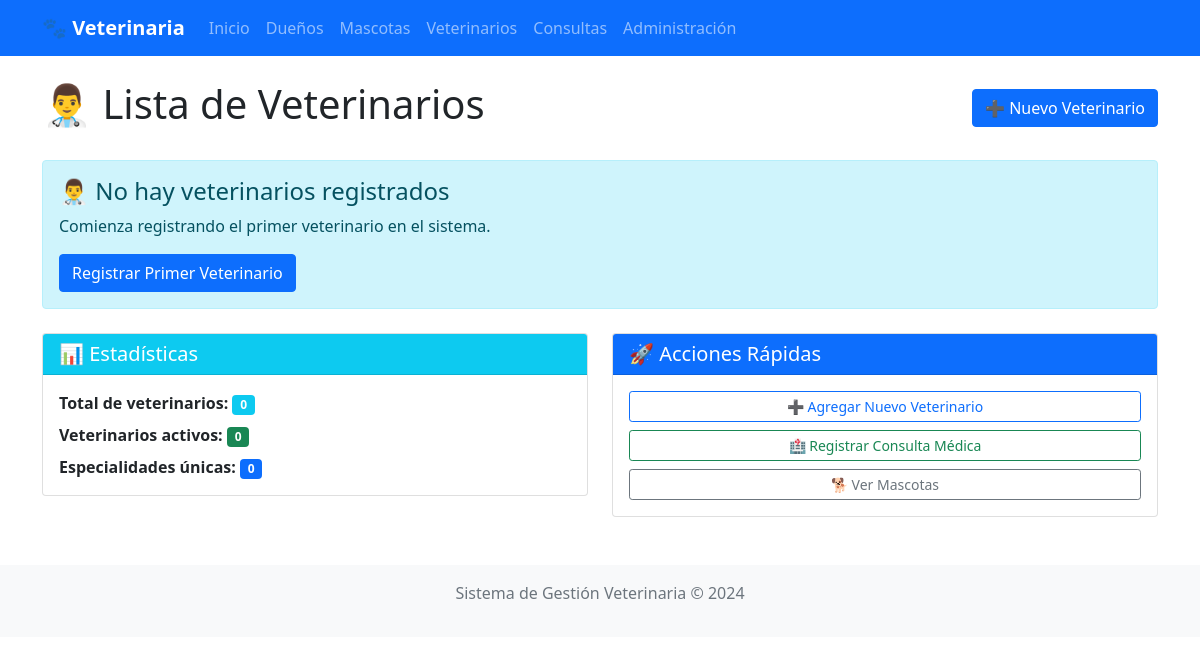
/veterinarios/, run on an earlier commit of the app's database.
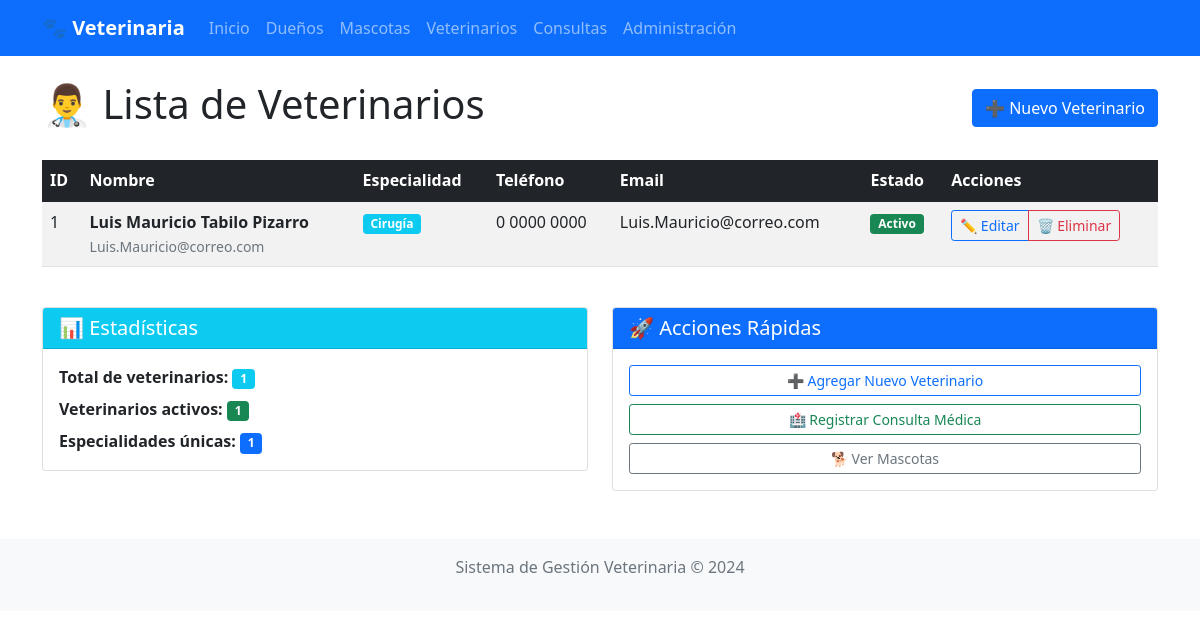
And on a later commit of the database.
### clinica/models.py (models this page shows, shortened)
class Persona(models.Model):
    nombre = models.CharField(max_length=100)
    telefono = models.CharField(max_length=20, blank=True, null=True)
    email = models.EmailField(blank=True, null=True)
    class Meta:
        abstract = True

class Veterinario(Persona):
    especialidad = models.CharField(max_length=100, blank=True, null=True)
    activo = models.BooleanField(default=True)

### clinica/views.py (the view)
# urls.py: path('veterinarios/', views.lista_veterinarios, name='lista_veterinarios'),
def lista_veterinarios(request):
    veterinarios = Veterinario.objects.all().order_by('nombre')
    veterinarios_activos = Veterinario.objects.filter(activo=True).count()
    especialidades_unicas = Veterinario.objects.exclude(especialidad__isnull=True).exclude(especialidad='').values_list('especialidad', flat=True).distinct().count()
    return render(request, 'clinica/lista_veterinarios.html', {
        'veterinarios': veterinarios,
        'veterinarios_activos': veterinarios_activos,
        'especialidades_unicas': especialidades_unicas
    })

### templates/clinica/lista_veterinarios.html (shortened to what the changed rows need)
{% extends 'base.html' %}
{% block content %}
<div class="d-flex justify-content-between align-items-center mb-4">
    <h1>👨‍⚕️ Lista de Veterinarios</h1>
</div>
{% if veterinarios %}
<div class="table-responsive">
    <table class="table table-striped table-hover">
        <thead class="table-dark">
            <tr>
                <th>ID</th>
                <th>Nombre</th>
                <th>Especialidad</th>
                <th>Teléfono</th>
                <th>Email</th>
                <th>Estado</th>
                <th>Acciones</th>
            </tr>
        </thead>
        <tbody>
            {% for veterinario in veterinarios %}
            <tr>
                <td>{{ veterinario.id }}</td>
                <td>
                    <strong>{{ veterinario.nombre }}</strong>
                    {% if veterinario.email %}
                        <br>
                        <small class="text-muted">{{ veterinario.email }}</small>
                    {% endif %}
                </td>
                <td>
                    {% if veterinario.especialidad %}
                        <span class="badge bg-info">{{ veterinario.especialidad }}</span>
                    {% else %}
                        <span class="text-muted">-</span>
                    {% endif %}
                </td>
                <td>
                    {% if veterinario.telefono %}
                        {{ veterinario.telefono }}
                    {% else %}
                        <span class="text-muted">-</span>
                    {% endif %}
                </td>
                <td>
                    {% if veterinario.email %}
                        {{ veterinario.email }}
                    {% else %}
                        <span class="text-muted">-</span>
                    {% endif %}
                </td>
                <td>
                    {% if veterinario.activo %}
                        <span class="badge bg-success">Activo</span>
                    {% else %}
                        <span class="badge bg-secondary">Inactivo</span>
                    {% endif %}
                </td>
                <td>
                    <div class="btn-group btn-group-sm">
                        <a href="{% url 'editar_veterinario' veterinario.id %}"
                           class="btn btn-outline-primary"
                           title="Editar veterinario">
                            ✏️ Editar
                        </a>
                        <button type="button"
                                class="btn btn-outline-danger"
                                title="Eliminar veterinario"
                                data-bs-toggle="modal"
                                data-bs-target="#confirmarEliminar{{ veterinario.id }}">
                            🗑️ Eliminar
                        </button>
                    </div>
                </td>
            </tr>
            {% endfor %}
        </tbody>
    </table>
</div>
{% else %}
<div class="alert alert-info">
    <div class="d-flex">
        <div class="flex-grow-1">
            <h4>👨‍⚕️ No hay veterinarios registrados</h4>
            <p class="mb-3">Comienza registrando el primer veterinario en el sistema.</p>
            <a href="{% url 'agregar_veterinario' %}" class="btn btn-primary">
                Registrar Primer Veterinario
            </a>
        </div>
    </div>
</div>
{% endif %}
<div class="row mt-4">
    <div class="col-md-6">
        <div class="card">
            <div class="card-body">
                <p class="mb-2">
                    <strong>Total de veterinarios:</strong>
                    <span class="badge bg-info">{{ veterinarios|length }}</span>
                </p>
                <p class="mb-2">
                    <strong>Veterinarios activos:</strong>
                    <span class="badge bg-success">{{ veterinarios_activos }}</span>
                </p>
                <p class="mb-0">
                    <strong>Especialidades únicas:</strong>
                    <span class="badge bg-primary">{{ especialidades_unicas }}</span>
                </p>
            </div>
        </div>
    </div>
</div>
{% endblock %}

What changed in the data, as far as the page shows it:
added Veterinario: id "1", nombre "Luis Mauricio Tabilo Pizarro", email "Luis.Mauricio@correo.com", especialidad "Cirugía", telefono "0 0000 0000", activo "Activo"
Also different on the page:
{{ veterinarios|length }}: "0" → "1"
{{ veterinarios_activos }}: "0" → "1"
{{ especialidades_unicas }}: "0" → "1"
text no longer shown: "👨‍⚕️ No hay veterinarios registrados Comienza registrando el primer veterinario en el sistema. Registrar Primer Veterinario"
text now shown: "ID Nombre Especialidad Teléfono Email Estado Acciones"
